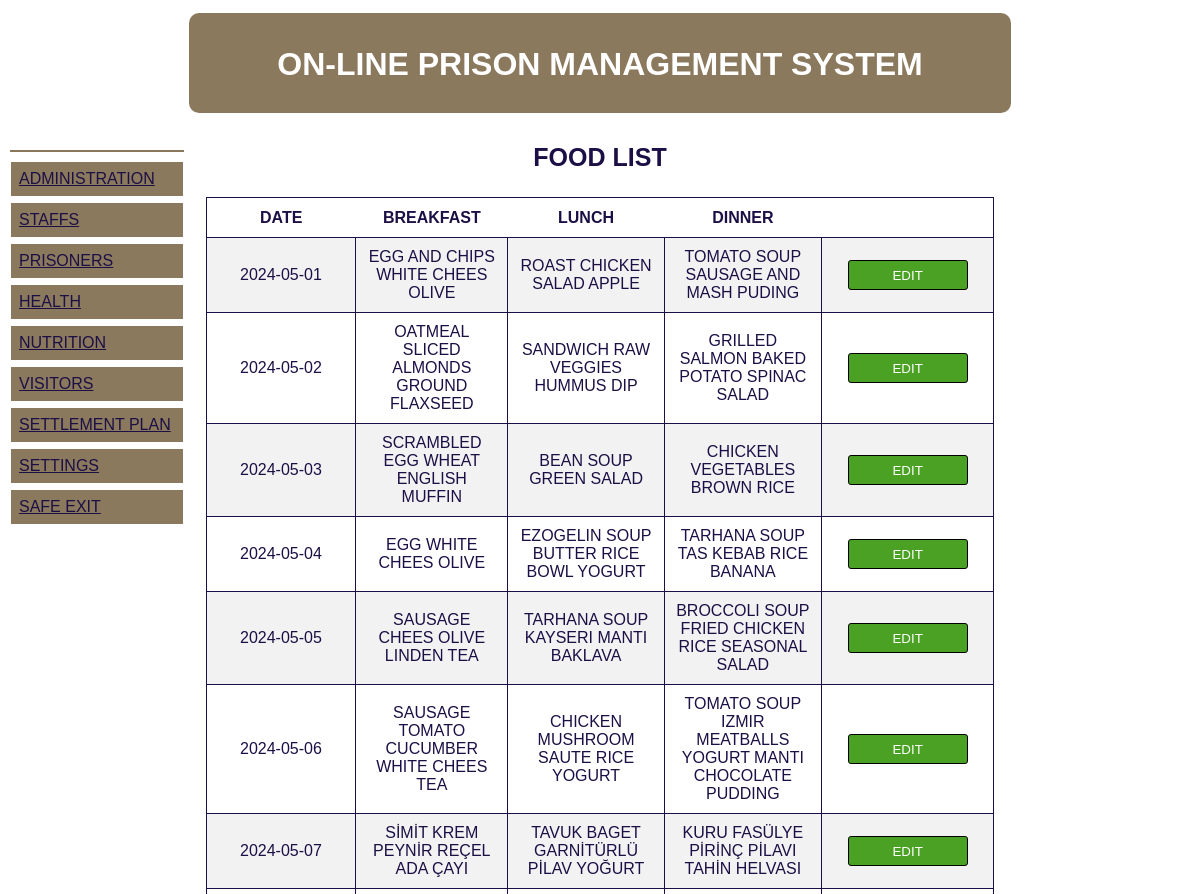
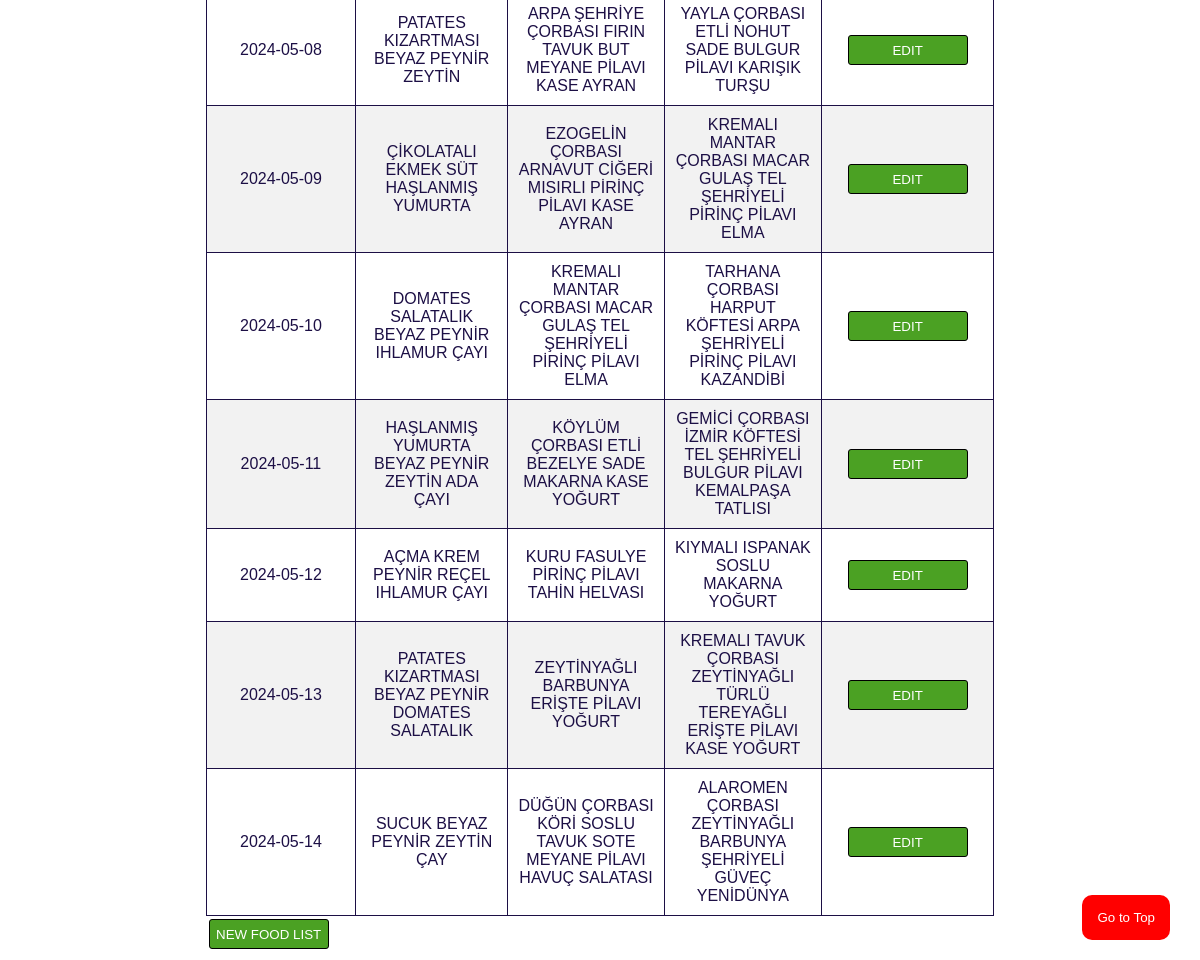
The app's page /foodlist.php with its own data (2 pictures, top to bottom).
### tables this page shows
CREATE TABLE `nutrition` (
  `nutid` int(11) NOT NULL,
  `tarih` date NOT NULL,
  `kahvalti` varchar(400) NOT NULL,
  `oglen` varchar(400) NOT NULL,
  `aksam` varchar(400) NOT NULL
);

### foodlist.php (the view, shortened to what this page needs)
<?php
include "config.php";
?>
<!DOCTYPE html>
<html>
<head>
<link rel="stylesheet" href="style.css">
</head>
<body>
<div class= "header">
   <?php require_once "header.php" ?>
</div>
<div style="overflow:auto">
  <div class="menu">
    <?php require_once "menu.php"; ?>
  </div>
  <div class="main">
  <b><h3 style="font-size:25px; text-align:center";>FOOD LIST</h3></b>
  <div class="settings">
  <table id="setbuild">
	<tr>
		<th>DATE</th>
		<th>BREAKFAST</th>
    <th>LUNCH</th>
    <th>DINNER</th>
		<th></th>
	</tr>
<?php
$sorgu = $conn->query("SELECT * FROM nutrition");
while ($sonuc = $sorgu->fetch_assoc()) {
$id  = $sonuc['nutid'];
$date = $sonuc['tarih'];
$breakfast = $sonuc['kahvalti'];
$lunch = $sonuc['oglen'];
$dinner = $sonuc['aksam'];
?>
    <tr>
		<td><?php echo $date;   ?></td>
		<td><?php echo $breakfast; ?></td>
        <td><?php echo $lunch; ?></td>
        <td><?php echo $dinner; ?></td>
        <td><a href="foodlistedit.php?id=<?php echo $id; ?>" ><input type="submit" class="btn-edit" value="EDIT"></a></td>
	</tr>
<?php
} ?>
</table>
 </div>
 <table><tr><td><a href="foodlistadd.php" ><input type="submit" class="btn-edit" value="NEW FOOD LIST"></a></td></tr></table>
 <button onclick="topFunction()" id="myBtn" title="Sayfanın en üstüne çık">Go to Top</button>
  </div>
</div>
</body>
</html>

### style.css (style rules this page uses)
* { box-sizing: border-box; font-family: Arial, sans-serif; color:#1c0f45; }
.main { float: left; width: 70%; padding: 0 20px; }
.menu { float: left; width: 15%; text-align: left; margin: 30px auto; color:black; }

### foodlist.php (style rules this page uses)
#setbuild { width:100%; border:1px solid; border-collapse:collapse; }
#setbuild td { width:15%; border:1px solid; text-align:center; padding: 10px; }
#setbuild th { padding: 10px; height:40px; }
#setbuild tr:nth-child(even) { background-color: #f2f2f2; }
.btn-edit { background-color:#4ba123; border-radius:3px; border:1px solid black; width:120px; height:30px; color:white; }
#myBtn { position: fixed; bottom: 20px; right: 30px; z-index: 99; border: none; outline: none; background-color: red; color: white; cursor: pointer; padding: 15px; border-radius: 10px; transition:all 1s linear; }

### header.php (style rules this page uses)
.header { padding:5px; text-align:center; }

### records on screen
nutrition: tarih "2024-05-01", kahvalti "EGG AND CHIPS WHITE CHEES OLIVE", oglen "ROAST CHICKEN SALAD APPLE", aksam "TOMATO SOUP SAUSAGE AND MASH PUDING"
nutrition: tarih "2024-05-02", kahvalti "OATMEAL SLICED ALMONDS GROUND FLAXSEED", oglen "SANDWICH RAW VEGGIES HUMMUS DIP", aksam "GRILLED SALMON BAKED POTATO SPINAC SALAD"
nutrition: tarih "2024-05-03", kahvalti "SCRAMBLED EGG WHEAT ENGLISH MUFFIN", oglen "BEAN SOUP GREEN SALAD", aksam "CHICKEN VEGETABLES BROWN RICE"
nutrition: tarih "2024-05-04", kahvalti "EGG WHITE CHEES OLIVE", oglen "EZOGELIN SOUP BUTTER RICE BOWL YOGURT", aksam "TARHANA SOUP TAS KEBAB RICE BANANA"
nutrition: tarih "2024-05-05", kahvalti "SAUSAGE CHEES OLIVE LINDEN TEA", oglen "TARHANA SOUP KAYSERI MANTI BAKLAVA", aksam "BROCCOLI SOUP FRIED CHICKEN RICE SEASONAL SALAD"
nutrition: tarih "2024-05-06", kahvalti "SAUSAGE TOMATO CUCUMBER WHITE CHEES TEA", oglen "CHICKEN MUSHROOM SAUTE RICE YOGURT", aksam "TOMATO SOUP IZMIR MEATBALLS YOGURT MANTI CHOCOLATE PUDDING"
nutrition: tarih "2024-05-07", kahvalti "SİMİT KREM PEYNİR REÇEL ADA ÇAYI", oglen "TAVUK BAGET GARNİTÜRLÜ PİLAV YOĞURT", aksam "KURU FASÜLYE PİRİNÇ PİLAVI TAHİN HELVASI"
nutrition: tarih "2024-05-08", kahvalti "PATATES KIZARTMASI BEYAZ PEYNİR ZEYTİN", oglen "ARPA ŞEHRİYE ÇORBASI FIRIN TAVUK BUT MEYANE PİLAVI KASE AYRAN", aksam "YAYLA ÇORBASI ETLİ NOHUT SADE BULGUR PİLAVI KARIŞIK TURŞU"
nutrition: tarih "2024-05-09", kahvalti "ÇİKOLATALI EKMEK SÜT HAŞLANMIŞ YUMURTA", oglen "EZOGELİN ÇORBASI ARNAVUT CİĞERİ MISIRLI PİRİNÇ PİLAVI KASE AYRAN", aksam "KREMALI MANTAR ÇORBASI MACAR GULAŞ TEL ŞEHRİYELİ PİRİNÇ PİLAVI ELMA"
nutrition: tarih "2024-05-10", kahvalti "DOMATES SALATALIK BEYAZ PEYNİR IHLAMUR ÇAYI", oglen "KREMALI MANTAR ÇORBASI MACAR GULAŞ TEL ŞEHRİYELİ PİRİNÇ PİLAVI ELMA", aksam "TARHANA ÇORBASI HARPUT KÖFTESİ ARPA ŞEHRİYELİ PİRİNÇ PİLAVI KAZANDİBİ"
nutrition: tarih "2024-05-11", kahvalti "HAŞLANMIŞ YUMURTA BEYAZ PEYNİR ZEYTİN ADA ÇAYI", oglen "KÖYLÜM ÇORBASI ETLİ BEZELYE SADE MAKARNA KASE YOĞURT", aksam "GEMİCİ ÇORBASI İZMİR KÖFTESİ TEL ŞEHRİYELİ BULGUR PİLAVI KEMALPAŞA TATLISI"
nutrition: tarih "2024-05-12", kahvalti "AÇMA KREM PEYNİR REÇEL IHLAMUR ÇAYI", oglen "KURU FASULYE PİRİNÇ PİLAVI TAHİN HELVASI", aksam "KIYMALI ISPANAK SOSLU MAKARNA YOĞURT"
nutrition: tarih "2024-05-13", kahvalti "PATATES KIZARTMASI BEYAZ PEYNİR DOMATES SALATALIK", oglen "ZEYTİNYAĞLI BARBUNYA ERİŞTE PİLAVI YOĞURT", aksam "KREMALI TAVUK ÇORBASI ZEYTİNYAĞLI TÜRLÜ TEREYAĞLI ERİŞTE PİLAVI KASE YOĞURT"
nutrition: tarih "2024-05-14", kahvalti "SUCUK BEYAZ PEYNİR ZEYTİN ÇAY", oglen "DÜĞÜN ÇORBASI KÖRİ SOSLU TAVUK SOTE MEYANE PİLAVI HAVUÇ SALATASI", aksam "ALAROMEN ÇORBASI ZEYTİNYAĞLI BARBUNYA ŞEHRİYELİ GÜVEÇ YENİDÜNYA"
